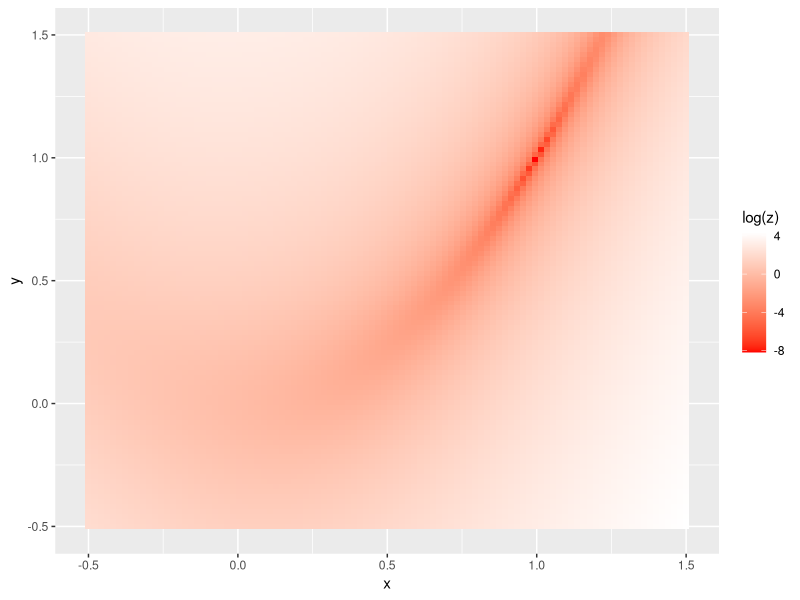
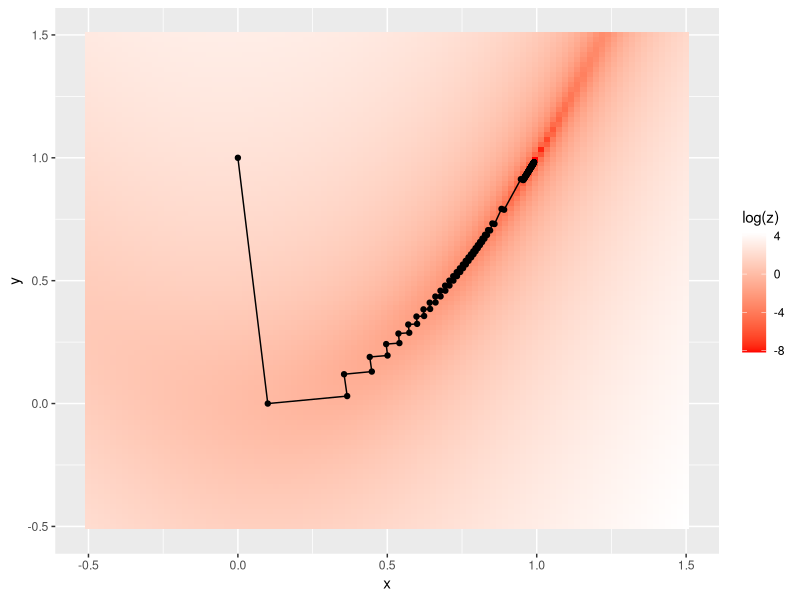

The R source for these figures, in order:
# 最急降下法

library(ggplot2)

f  = function(x,y){ (x-1)^2+10*(x^2-y)^2 }
df = function(x,y){ c( 2*(x-1)+20*(x^2-y)*2*x,
                      -20*(x^2-y) ) }

# 関数値の可視化
N <- 100
x <- seq(-0.5,1.5, length=N)
y <- seq(-0.5,1.5, length=N)
d.cont <- data.frame( x=rep(x,N), y=rep(y,each=N) )
d.cont <- transform(d.cont, z=f(x,y) )

p <- ggplot()
p <- p + geom_tile( data=d.cont, aes(x=x,y=y,z=z,fill=log(z) )) 
p <- p + scale_fill_gradient(low = "red", high = "white") 
print(p)
                    
# 最急降下
x = 0
y = 1
as = seq(0,10,length.out = 10000)
ps = data.frame( x=x, y=y, z=f(x,y) )
while( sum(df(x,y)^2) > 0.0001 ){
  d = df( x, y )
  dx = d[1]
  dy = d[2]
  # 直線探索
  a = as[ which.min( f(x-as*dx,y-as*dy) ) ]
  x = x - a*dx
  y = y - a*dy
  ps = rbind( ps, data.frame( x=x, y=y, z=f(x,y) ) )
}

p <- ggplot()
p <- p + geom_tile( data=d.cont, aes(x=x,y=y,z=z,fill=log(z) )) 
p <- p + scale_fill_gradient(low = "red", high = "white") 
p <- p + geom_point( data=ps, aes(x=x,y=y) ) + geom_path( data=ps, aes(x=x,y=y) )
print(p)
